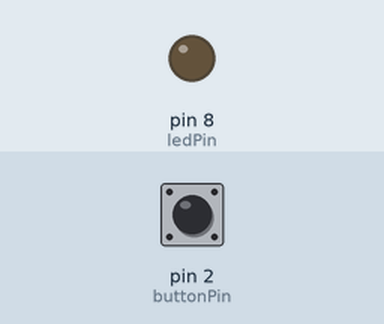
This sketch was run on a simulated Arduino Uno, built with avr-gcc and run on an emulated ATmega328P. Shown: output pins drawn as LEDs (lit = HIGH). The inputs (shaded band) are chosen by the test bench; at power-on: pin 2 (buttonPin) HIGH. Sleep ends after the set time or at an interrupt.

Above: at 5.0 s.
5.1 s: pin 2 (buttonPin) pulled LOW for 1 s
At 5.22 s:
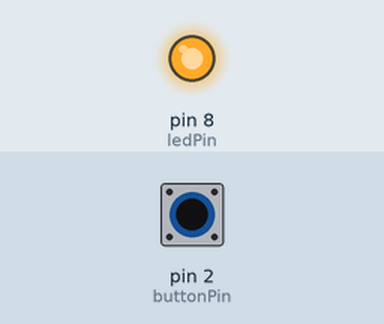
8.1 s: pin 2 (buttonPin) pulled LOW for 3.2 s
At 12.4 s:
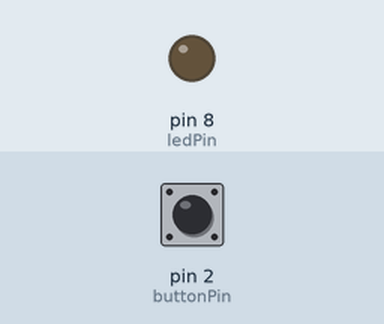
Timing chart, 0 to 13.9 s (numbered marks = the images above; inputs shaded):
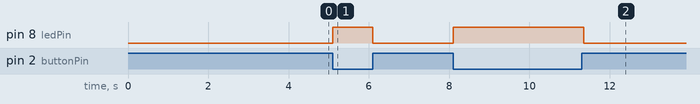

The sketch:

exemplo-com-diminuir-corrente.ino
```cpp
/*
  Exemplo Simples - Botão e Arduino com diminuição corrente.
  Utilizado: Arduino Uno, Push-button, LED
  Autor: Yhan Christian Souza Silva - Data: 01/06/2017
*/

// --- Bibliotecas Auxiliares ---

#include <avr/sleep.h>
#include <avr/power.h>

// --- Protótipo funções auxiliares ---

void interruptEnable();
void sleepNow();
void turnOnLed();

// --- Hardware ---

const int ledPin = 8;
const int buttonPin = 2;
boolean buttonState;

// --- Setup ---

void setup() {
  pinMode(ledPin, OUTPUT);
  pinMode(buttonPin, INPUT_PULLUP);
  sleepNow();
}

// --- Loop---

void loop() {
  if (buttonState){
    turnOnLed();
    buttonState = false;
    delay(250);
    sleepNow();
  }
}

// --- Funções Auxiliares ---

// --- Interrupção, variável buttonState = true ---

void interruptEnable() {
  buttonState = true;
}

/* Mantenho led em nível lógico baixo, interrupção habilitada
 *  por pino 2 = INT0 ao detectar nível lógico baixo
 *  Habilita-se o modo POWER DOWN, explicado no post
 *  Desabilita-se ADC, SPI, TIMER, TWI(I2C), BCD
 *  Ao entrar na interrupção desabilita modo sleep e habilita todos recursos
 *  de hardware. Por fim desativa a interrupção externa INT0.
 */

void sleepNow() {
  digitalWrite(ledPin, LOW);
  attachInterrupt(0, interruptEnable, LOW);
  set_sleep_mode(SLEEP_MODE_PWR_DOWN);
  power_adc_disable();
  power_spi_disable();
  power_timer0_disable();
  power_timer2_disable();
  power_twi_disable();
  sleep_bod_disable();
  sleep_mode();
  sleep_disable();
  power_all_enable();
  detachInterrupt(0);
}

// ---  Função para ligar led ---
void turnOnLed() {
    digitalWrite(ledPin, HIGH);
}
```

Measured:
- after the input at 5.1 s, pin 8 (ledPin): LOW → HIGH at once, → LOW 1.0 s later
- after the input at 8.1 s, pin 8 (ledPin): LOW → HIGH at once, → LOW 3.3 s later
